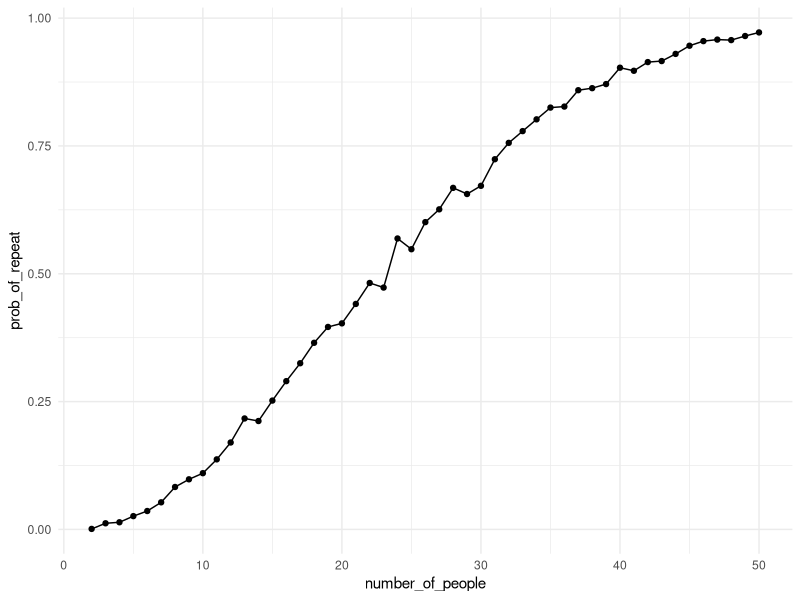

Source code (R):
## ---- chunk 1
library(tidyverse)

knitr::opts_chunk$set(
  fig.width = 6,
  fig.asp = .6,
  out.width = "90%"
)

theme_set(theme_minimal() + theme(legend.position = "bottom"))

options(
  ggplot2.continuous.colour = "viridis",
  ggplot2.continuous.fill = "viridis"
)

scale_colour_discrete = scale_colour_viridis_d
scale_fill_discrete = scale_fill_viridis_d
## ---- chunk 2
birthday_repeated = function(n_room) {
  birthdays = sample(1:365, size = n_room, replace = TRUE)
  
  repeated_birthdays = length(unique(birthdays)) < n_room
  
  return(repeated_birthdays) 
}
## ---- chunk 3
birthday_results_df =
  expand_grid(
    number_of_people = 2:50,
    iter = 1:1000
  ) |>
  mutate(
    repeated = map_lgl(number_of_people, birthday_repeated)
  )
## ---- chunk 4
birthday_results_df |>
  group_by(number_of_people) |>
  summarize(prob_of_repeat = mean(repeated)) |>
  ggplot(aes(x = number_of_people, y = prob_of_repeat)) +
  geom_point() +
  geom_line()
## ---- chunk 5

## ---- chunk 6
